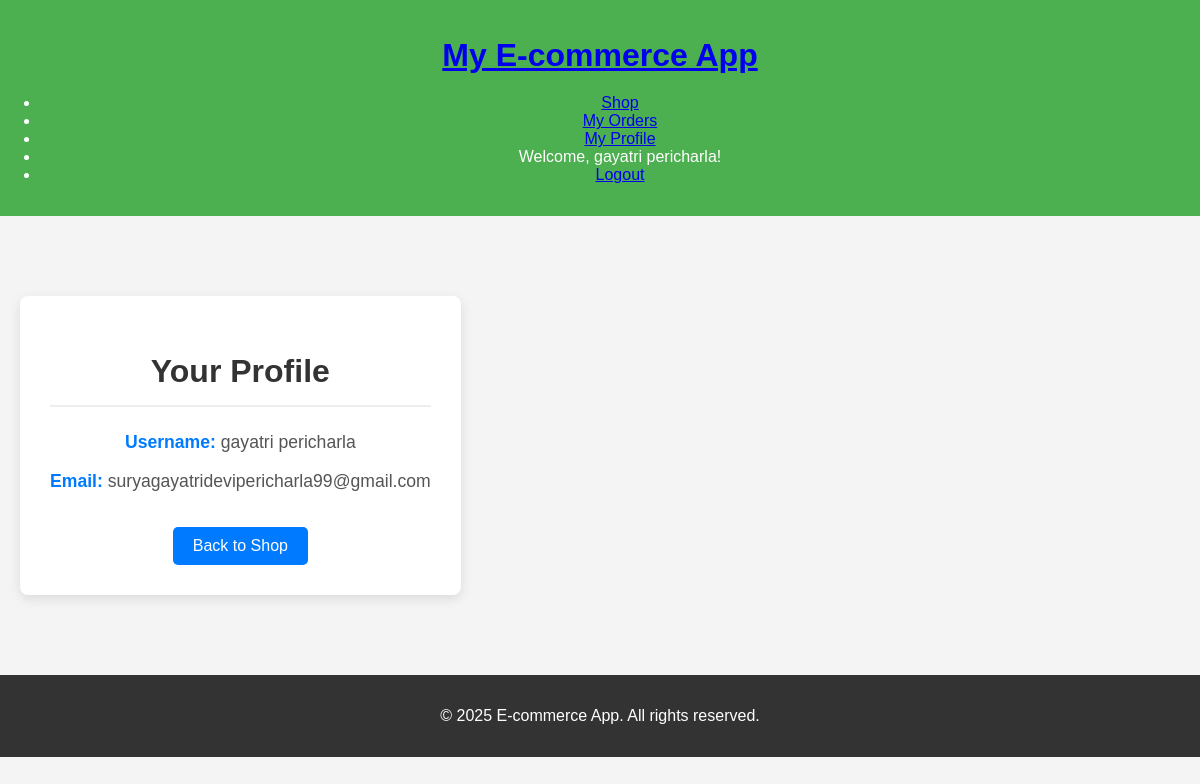
The page /profile (signed in) on the database its author committed.
### app.py (models this page shows, shortened)
class User(db.Model, UserMixin):
    id = db.Column(db.Integer, primary_key=True)
    username = db.Column(db.String(20), unique=True, nullable=False)
    email = db.Column(db.String(120), unique=True, nullable=False)
    password_hash = db.Column(db.String(60), nullable=False)
    is_admin = db.Column(db.Boolean, nullable=False, default=False) # This line was added earlier

### app.py (the view)
@app.route('/profile')
@login_required
def profile():
    return render_template('profile.html', title='Profile', current_user=current_user)

### app.py (called while the page is built)
@login_manager.user_loader
def load_user(user_id):
    return User.query.get(int(user_id))

### templates/profile.html (shortened to what this page needs)
<!DOCTYPE html>
<html lang="en">
<head>
    <link rel="stylesheet" href="{{ url_for('static', filename='style.css') }}">
</head>
<body>
    <header>
        <h1><a href="/">My E-commerce App</a></h1>
        <nav>
            <ul>
                <li><a href="{{ url_for('index') }}">Shop</a></li>
                {% if current_user.is_authenticated %}
                    <li><a href="{{ url_for('orders') }}">My Orders</a></li>
                    <li><a href="{{ url_for('profile') }}">My Profile</a></li>
                    <li>Welcome, {{ current_user.username }}!</li>
                    <li><a href="{{ url_for('logout') }}">Logout</a></li>
                {% else %}
                    <li><a href="{{ url_for('register') }}">Register</a></li>
                    <li><a href="{{ url_for('login') }}">Login</a></li>
                {% endif %}
            </ul>
        </nav>
    </header>
    <main>
        <div class="container">
            <div class="profile-container">
                <h2>Your Profile</h2>
                <div class="profile-details">
                    <p><strong>Username:</strong> {{ current_user.username }}</p>
                    <p><strong>Email:</strong> {{ current_user.email }}</p>
                </div>
                <a href="{{ url_for('index') }}" class="profile-link">Back to Shop</a>
            </div>
        </div>
    </main>
    <footer>
        <p>&copy; 2025 E-commerce App. All rights reserved.</p>
    </footer>
</body>
</html>

### static/style.css (style rules this page uses)
body { font-family: Arial, sans-serif; margin: 0; padding: 0; background-color: #f4f4f4; color: #333; }
header { background-color: #4CAF50; color: white; padding: 1rem 0; text-align: center; }
main { display: flex; justify-content: space-between; padding: 20px; max-width: 1200px; margin: 20px auto; gap: 20px; }
h1, h2 { color: #333; text-align: center; margin-bottom: 20px; }
footer { background-color: #333; color: white; text-align: center; padding: 1rem 0; position: relative; bottom: 0; width: 100%; }

### templates/profile.html (style rules this page uses)
.profile-container { max-width: 600px; margin: 40px auto; padding: 30px; background-color: #ffffff; border-radius: 8px; box-shadow: 0 4px 12px rgba(0, 0, 0, 0.1); text-align: center; }
.profile-container h2 { color: #333; margin-bottom: 25px; font-size: 2em; border-bottom: 2px solid #eee; padding-bottom: 15px; }
.profile-details p { font-size: 1.1em; margin-bottom: 15px; color: #555; }
.profile-details strong { color: #007bff; }
.profile-link { display: inline-block; margin-top: 20px; padding: 10px 20px; background-color: #007bff; color: white; text-decoration: none; border-radius: 5px; transition: background-color 0.3s ease; }

### rows shown on the page
User: username "gayatri pericharla", email "suryagayatridevipericharla99@gmail.com"
